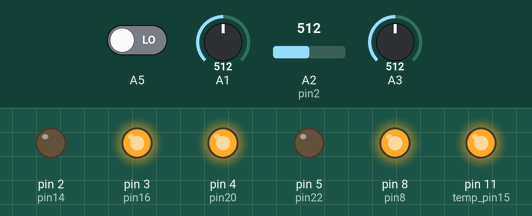
Simulated run of this sketch. Board: Arduino Mega 2560, built with avr-gcc and run on an emulated ATmega2560. On the bench: output pins drawn as LEDs (lit = HIGH). The test bench sets the inputs (shaded band); at power-on: A2 (pin2) = 512, A3 = 512, A1 = 512, A5 LOW. What the sketch prints to the serial monitor is not drawn.

Above: at 1.2 s.
1.3 s: A2 (pin2) set to 839
4.3 s: A2 (pin2) set to 861
7.3 s: A3 set to 840
10.3 s: A3 set to 866
Timing chart, 0 to 13.3 s (numbered marks = the images above; inputs shaded):
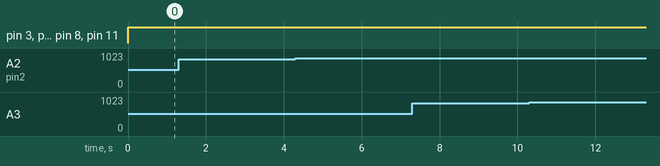

The sketch:

megaInterruptor.ino
```cpp
  const int pin2 = A2; // pin 2 on the DB25 corresponds to pin A2 on Arduino Mega
  const int pin1 = 7; //pin 1 on the DB25 corresponds to pin 7 on Arduino Mega
  const int pin8 = 8; //pin 8 on the DB25 corresponds to pin 8 on Arduino Mega
  const int pin14 = 2; //pin 14 on the DB25 corresponds to pin 2 on Arduino Mega
  const int temp_pin15 = 11; //pin 15 on the DB25 TEMPORARILY connected to pin 11 of Arduino Mega
  const int pin16 = 3; //pin 16 on the DB25 corresponds to pin 3 on Arduino Mega
  const int pin20 = 4; //pin 20 on the DB25 corresponds to pin 4 on Arduino Mega
  const int pin22 = 5; //pin 22 on the DB25 corresponds to pin 5 on Arduino Mega
  double rf_lim = 120.0;
  int state_pin11 = 0;
  int powerLevel_pin24 = 0;
  int forwardPower_pin3 = 0;
  int reversePower_pin2 = 0;
  double forwardPower_watts = 0;
  double reversePower_watts = 0;


// the setup function runs once when you press reset or power the board
void setup() {

   Serial.begin(9600);
  while (!Serial) {
    ;  // wait for serial port to connect. Needed for native USB port only
  }

  pinMode(pin1, INPUT);
  pinMode(pin8, OUTPUT);
  pinMode(pin14, OUTPUT);
  pinMode(temp_pin15, OUTPUT);
  pinMode(pin16, OUTPUT);
  pinMode(pin20, OUTPUT);
  pinMode(pin22, OUTPUT);
  pinMode(A5, INPUT);
}

// the loop function runs over and over again forever
void loop() {
  digitalWrite(pin8, HIGH); // RF enable HIGH
  digitalWrite(temp_pin15, HIGH); // BURST always ON (constant output)
  digitalWrite(pin14, LOW); // Blanking off
  digitalWrite(pin16, HIGH); // Burst Mode on
  digitalWrite(pin20, HIGH); // LOAD power leveling
  digitalWrite(pin22, LOW); // LOAD power leveling
  digitalWrite(LED_BUILTIN, HIGH);  // turn the LED on (HIGH is the voltage level)
  digitalWrite(LED_BUILTIN, LOW);   // turn the LED off by making the voltage LOW
  state_pin11 = digitalRead(A5);
  powerLevel_pin24 = analogRead(A1);
  forwardPower_pin3 = analogRead(A3);
  reversePower_watts = rf_lim * double(analogRead(pin2)) / 1024.0;
  forwardPower_watts = rf_lim * double(forwardPower_pin3) / 1024.0;
  Serial.print("forw_pow = ");
  Serial.print(forwardPower_watts);
  Serial.print(" rev_pow = ");
  Serial.print(reversePower_watts);
  Serial.println();
}
```

Measured:
- after the input at 1.3 s, every drawn part: stays the same
- after the input at 4.3 s, every drawn part: stays the same
- after the input at 7.3 s, every drawn part: stays the same
- after the input at 10.3 s, every drawn part: stays the same
